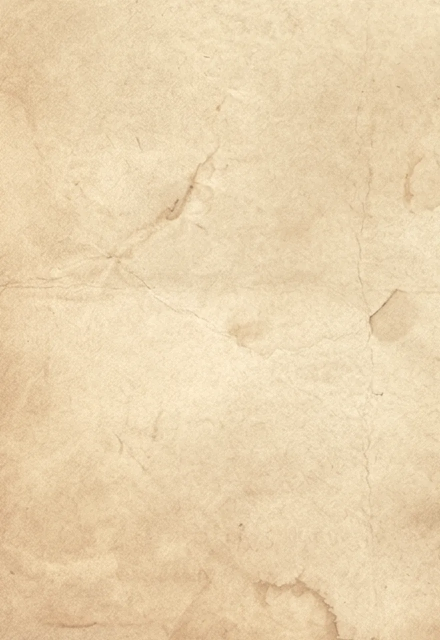
#> input picture src/assets/map/dossier/paper-v2.webp, 880 x 1280 px (shown at 1/2 size)
$ python prepare-map-sky.py
#> lines starting #> are read from the running program, lines starting #| are printed output that depends on the picture
from pathlib import Path

import numpy as np
from PIL import Image, ImageFilter, ImageOps


ROOT = Path(__file__).resolve().parents[1]
SOURCE = ROOT / "src/assets/map/dossier/paper-v2.webp"
OUTPUT = ROOT / "src/assets/map/terrain/parchment-sky.webp"


def main():
    source = Image.open(SOURCE).convert("L")
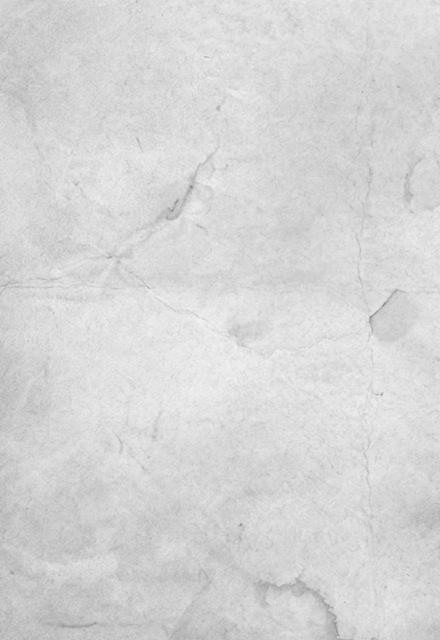
#> source: PIL image 880x1280 L (shown at 1/2 size); min 129, max 246, mean 213.6
    tile = ImageOps.fit(source, (1024, 1024), method=Image.Resampling.LANCZOS)
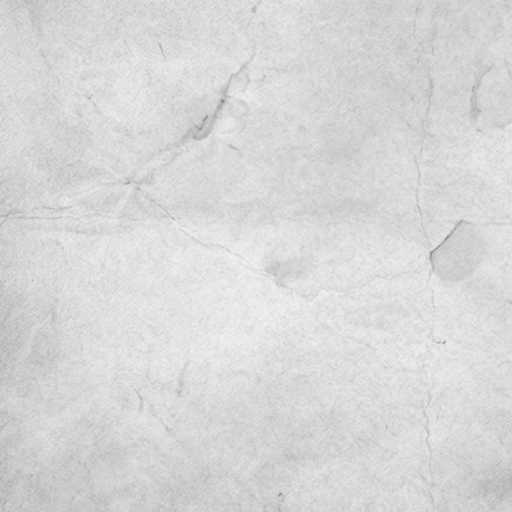
#> tile: PIL image 1024x1024 L (shown at 1/2 size); min 129, max 245, mean 215.5
    detail = np.asarray(tile, dtype=float)
    broad = np.asarray(tile.filter(ImageFilter.GaussianBlur(24)), dtype=float)
    grain = np.clip((detail - broad) * 0.95 + (broad - broad.mean()) * 0.55, -24, 24)
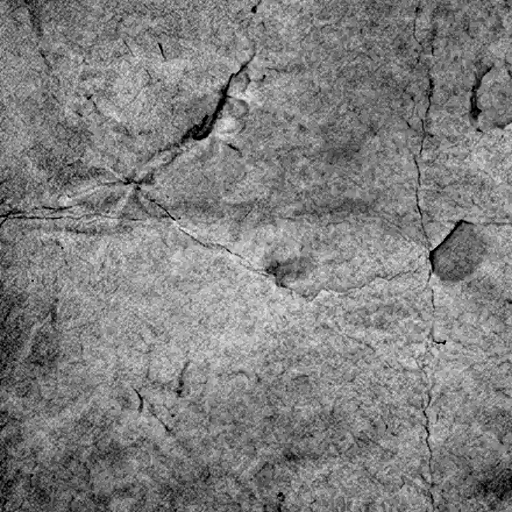
#> grain: shape (1024, 1024) float64 (shown at 1/2 size); min -24, max 24, mean 0; drawn with min black and max white
    phase = np.linspace(0, np.pi, 1024)
    blend = ((1 - np.cos(phase)) / 2)[None, :]
    shifted = np.roll(grain, 512, axis=1)
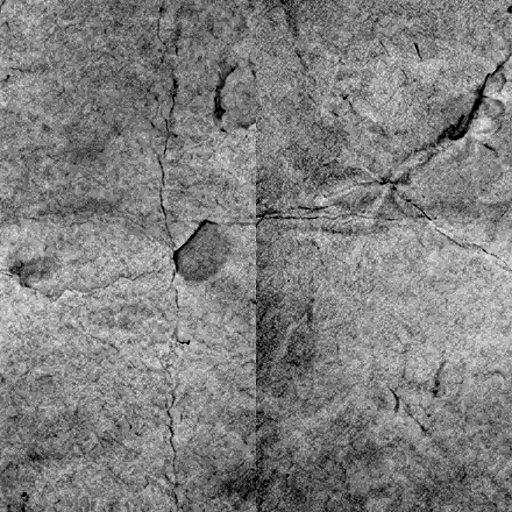
#> shifted: shape (1024, 1024) float64 (shown at 1/2 size); min -24, max 24, mean 0; drawn with min black and max white
    seamless = grain * (1 - blend) + shifted * blend
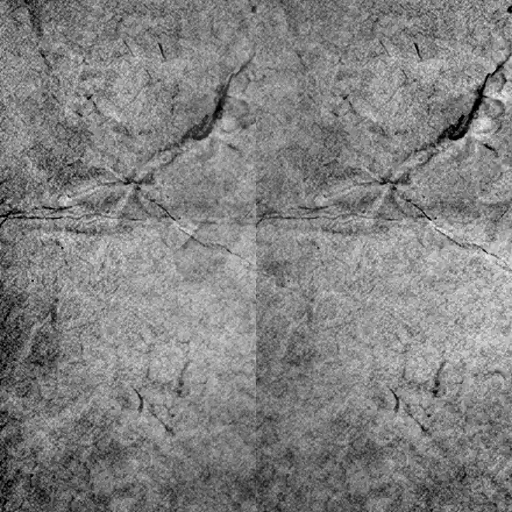
#> seamless: shape (1024, 1024) float64 (shown at 1/2 size); min -24, max 23.2, mean 0; drawn with min black and max white
    panorama = np.concatenate((seamless, seamless[:, ::-1]), axis=1)
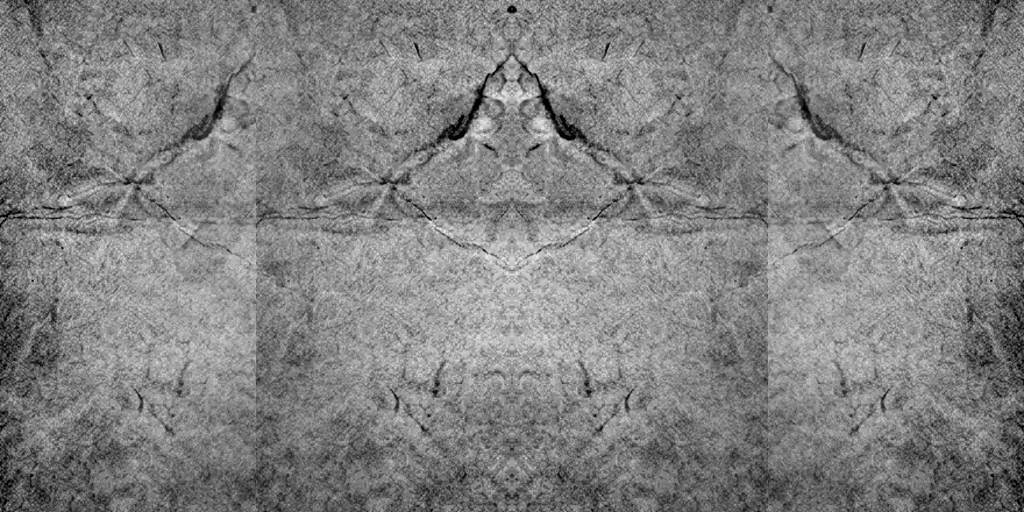
#> panorama: shape (1024, 2048) float64 (shown at 1/2 size); min -24, max 23.2, mean 0; drawn with min black and max white
    latitude = np.linspace(0, 1, 1024)[:, None]
    pole_fade = np.minimum(1, np.minimum(latitude, 1 - latitude) * 12)
    base = np.array([94, 74, 54], dtype=float)
    pixels = np.clip(base + panorama[:, :, None] * pole_fade[:, :, None], 0, 255).astype(np.uint8)
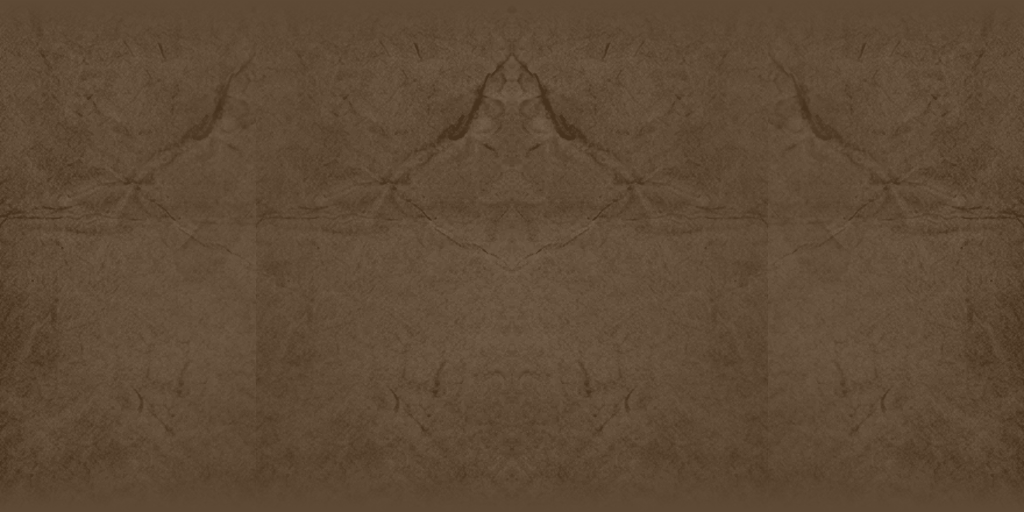
#> pixels: shape (1024, 2048, 3) (shown at 1/2 size); mean of channels 0, 1, 2 93.8, 73.8, 53.8; drawn as R, G, B
    pixels[:, -1] = pixels[:, 0]
    Image.fromarray(pixels).save(OUTPUT, "WEBP", lossless=True, method=6)
    print(f"Saved {OUTPUT.relative_to(ROOT)} (2048 × 1024)")


if __name__ == "__main__":
    main()
